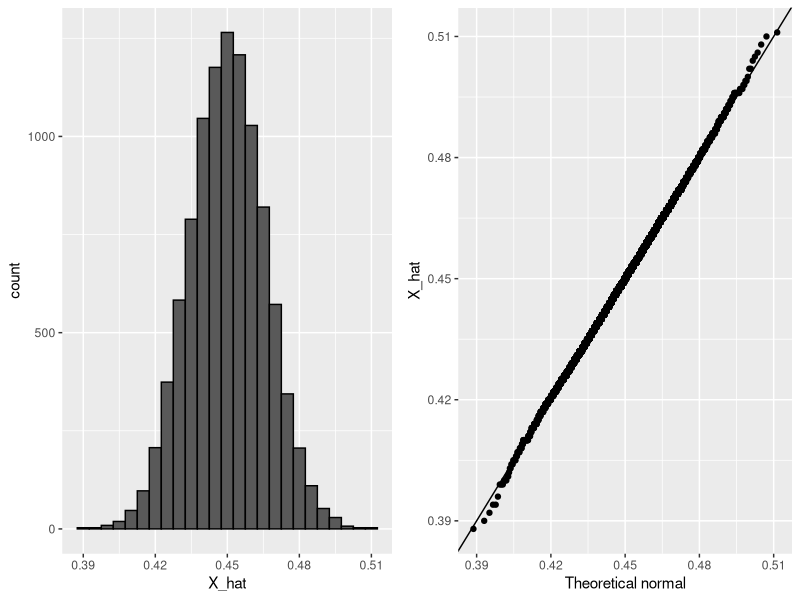

This chart was generated by the following R code:
#Check if the required packages were installed and attached
packsAsked <- c("tidyverse", "gridExtra")

insDemandIndex <- !(packsAsked %in% rownames(installed.packages()))
sapply(packsAsked[insDemandIndex], install.packages)

attDemandIndex <- !(packsAsked %in% .packages())
packsToAtt <- packsAsked[attDemandIndex]

for (i in packsToAtt){
  library(i, character.only = TRUE)
}

#start coding here

#configure the RNG to ensure the interoperability with the course material
set.seed(1, sample.kind = "Rounding")

# Course 4 
#2 The Central Limit Theorem in Practice
#3- A Monte Carlo Simulation for the CLT

N <- 1000
p <- 0.45

#the code below is to simulate one poll. Although it returns the
#proportion of X in a sample, we actually expect it to be P
X <- sample(c(0,1), size = N, replace = TRUE, prob=c(1-p, p))
X_bar <- mean(X)

#the theory tells us that we can calculate the standard error of X_bar as follows:
se_Xbar = sqrt(X_bar*(1-X_bar)/N)


#the code below is to put this into practice through a monte-carlo simulation.

B <- 10000
X_hat <- replicate (B, {
  
  X <- sample(c(0,1), size = N, replace = TRUE, prob=c(1-p, p))
  mean(X)
  
})

#now we have our data comes from the monte-carlo simulation. We can compare the
#observation with the theory

#theoric average
X_bar

#observed average
mean(X_hat)

#theoric standard error
se_Xbar

#observed standard error
sd(X_hat)


#check how accurate the data is by running this monte-carlo
p1 <- data.frame(X_hat = X_hat) %>%
  ggplot(aes(X_hat)) +
  geom_histogram(binwidth = 0.005, color = "black")
p2 <- data.frame(X_hat = X_hat) %>%
  ggplot(aes(sample = X_hat)) +
  stat_qq(dparams = list(mean = mean(X_hat), sd = sd(X_hat))) +
  geom_abline() +
  ylab("X_hat") +
  xlab("Theoretical normal")
grid.arrange(p1, p2, nrow=1)